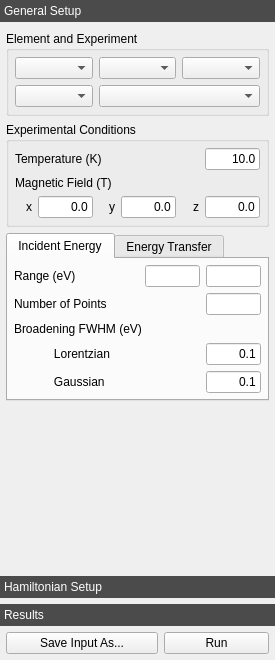
<?xml version="1.0" encoding="UTF-8"?>
<ui version="4.0">
 <class>quantyDockWidget</class>
 <widget class="QDockWidget" name="quantyDockWidget">
  <property name="geometry">
   <rect>
    <x>0</x>
    <y>0</y>
    <width>275</width>
    <height>660</height>
   </rect>
  </property>
  <property name="sizePolicy">
   <sizepolicy hsizetype="Fixed" vsizetype="Preferred">
    <horstretch>0</horstretch>
    <verstretch>0</verstretch>
   </sizepolicy>
  </property>
  <property name="minimumSize">
   <size>
    <width>275</width>
    <height>340</height>
   </size>
  </property>
  <property name="styleSheet">
   <string notr="true">QToolBox::tab {
    background-color: rgb(75, 75, 75);
    color: white;
}
</string>
  </property>
  <property name="features">
   <set>QDockWidget::DockWidgetFloatable|QDockWidget::DockWidgetMovable</set>
  </property>
  <property name="allowedAreas">
   <set>Qt::LeftDockWidgetArea|Qt::RightDockWidgetArea</set>
  </property>
  <property name="windowTitle">
   <string>Quanty</string>
  </property>
  <widget class="QWidget" name="dockWidgetContents">
   <layout class="QVBoxLayout" name="_5">
    <property name="spacing">
     <number>0</number>
    </property>
    <property name="leftMargin">
     <number>0</number>
    </property>
    <property name="topMargin">
     <number>0</number>
    </property>
    <property name="rightMargin">
     <number>0</number>
    </property>
    <property name="bottomMargin">
     <number>0</number>
    </property>
    <item>
     <widget class="QToolBox" name="quantyToolBox">
      <property name="lineWidth">
       <number>0</number>
      </property>
      <property name="tabSpacing">
       <number>6</number>
      </property>
      <widget class="QWidget" name="generalPage">
       <property name="geometry">
        <rect>
         <x>0</x>
         <y>0</y>
         <width>275</width>
         <height>514</height>
        </rect>
       </property>
       <attribute name="label">
        <string>General Setup</string>
       </attribute>
       <layout class="QVBoxLayout" name="verticalLayout">
        <property name="leftMargin">
         <number>6</number>
        </property>
        <property name="topMargin">
         <number>3</number>
        </property>
        <property name="rightMargin">
         <number>6</number>
        </property>
        <property name="bottomMargin">
         <number>3</number>
        </property>
        <item>
         <widget class="QGroupBox" name="groupBox_3">
          <property name="title">
           <string>Element and Experiment</string>
          </property>
          <layout class="QGridLayout" name="gridLayout_3">
           <property name="leftMargin">
            <number>6</number>
           </property>
           <property name="topMargin">
            <number>6</number>
           </property>
           <property name="rightMargin">
            <number>6</number>
           </property>
           <property name="bottomMargin">
            <number>6</number>
           </property>
           <property name="verticalSpacing">
            <number>6</number>
           </property>
           <item row="0" column="2">
            <widget class="ComboBox" name="symmetryComboBox">
             <property name="sizePolicy">
              <sizepolicy hsizetype="Ignored" vsizetype="Fixed">
               <horstretch>0</horstretch>
               <verstretch>0</verstretch>
              </sizepolicy>
             </property>
            </widget>
           </item>
           <item row="0" column="0">
            <widget class="ComboBox" name="elementComboBox">
             <property name="sizePolicy">
              <sizepolicy hsizetype="Ignored" vsizetype="Fixed">
               <horstretch>0</horstretch>
               <verstretch>0</verstretch>
              </sizepolicy>
             </property>
            </widget>
           </item>
           <item row="0" column="1">
            <widget class="ComboBox" name="chargeComboBox">
             <property name="sizePolicy">
              <sizepolicy hsizetype="Ignored" vsizetype="Fixed">
               <horstretch>0</horstretch>
               <verstretch>0</verstretch>
              </sizepolicy>
             </property>
            </widget>
           </item>
           <item row="1" column="0">
            <widget class="ComboBox" name="experimentComboBox">
             <property name="sizePolicy">
              <sizepolicy hsizetype="Ignored" vsizetype="Fixed">
               <horstretch>0</horstretch>
               <verstretch>0</verstretch>
              </sizepolicy>
             </property>
            </widget>
           </item>
           <item row="1" column="1" colspan="2">
            <widget class="ComboBox" name="edgeComboBox">
             <property name="sizePolicy">
              <sizepolicy hsizetype="Ignored" vsizetype="Fixed">
               <horstretch>0</horstretch>
               <verstretch>0</verstretch>
              </sizepolicy>
             </property>
            </widget>
           </item>
          </layout>
         </widget>
        </item>
        <item>
         <widget class="QGroupBox" name="groupBox">
          <property name="title">
           <string>Experimental Conditions</string>
          </property>
          <layout class="QVBoxLayout" name="experimentalConditionsVerticalLayout">
           <property name="spacing">
            <number>6</number>
           </property>
           <property name="leftMargin">
            <number>6</number>
           </property>
           <property name="topMargin">
            <number>6</number>
           </property>
           <property name="rightMargin">
            <number>6</number>
           </property>
           <property name="bottomMargin">
            <number>6</number>
           </property>
           <item>
            <layout class="QHBoxLayout" name="_6">
             <item>
              <widget class="QLabel" name="temperatureLabel">
               <property name="sizePolicy">
                <sizepolicy hsizetype="Preferred" vsizetype="Preferred">
                 <horstretch>0</horstretch>
                 <verstretch>0</verstretch>
                </sizepolicy>
               </property>
               <property name="text">
                <string>Temperature (K)</string>
               </property>
              </widget>
             </item>
             <item>
              <widget class="QLineEdit" name="temperatureLineEdit">
               <property name="sizePolicy">
                <sizepolicy hsizetype="Preferred" vsizetype="Fixed">
                 <horstretch>0</horstretch>
                 <verstretch>0</verstretch>
                </sizepolicy>
               </property>
               <property name="maximumSize">
                <size>
                 <width>55</width>
                 <height>16777215</height>
                </size>
               </property>
               <property name="text">
                <string>10.0</string>
               </property>
               <property name="alignment">
                <set>Qt::AlignRight|Qt::AlignTrailing|Qt::AlignVCenter</set>
               </property>
              </widget>
             </item>
            </layout>
           </item>
           <item>
            <widget class="QLabel" name="magneticFieldLabel">
             <property name="text">
              <string>Magnetic Field (T)</string>
             </property>
            </widget>
           </item>
           <item>
            <layout class="QHBoxLayout" name="_4">
             <item>
              <widget class="QLabel" name="magneticFieldXLabel">
               <property name="sizePolicy">
                <sizepolicy hsizetype="Preferred" vsizetype="Preferred">
                 <horstretch>0</horstretch>
                 <verstretch>0</verstretch>
                </sizepolicy>
               </property>
               <property name="text">
                <string>x</string>
               </property>
               <property name="alignment">
                <set>Qt::AlignRight|Qt::AlignTrailing|Qt::AlignVCenter</set>
               </property>
              </widget>
             </item>
             <item>
              <widget class="QLineEdit" name="magneticFieldXLineEdit">
               <property name="sizePolicy">
                <sizepolicy hsizetype="MinimumExpanding" vsizetype="Fixed">
                 <horstretch>0</horstretch>
                 <verstretch>0</verstretch>
                </sizepolicy>
               </property>
               <property name="maximumSize">
                <size>
                 <width>55</width>
                 <height>16777215</height>
                </size>
               </property>
               <property name="text">
                <string>0.0</string>
               </property>
               <property name="alignment">
                <set>Qt::AlignRight|Qt::AlignTrailing|Qt::AlignVCenter</set>
               </property>
              </widget>
             </item>
             <item>
              <widget class="QLabel" name="magneticFieldYLabel">
               <property name="sizePolicy">
                <sizepolicy hsizetype="Preferred" vsizetype="Preferred">
                 <horstretch>0</horstretch>
                 <verstretch>0</verstretch>
                </sizepolicy>
               </property>
               <property name="text">
                <string>y</string>
               </property>
               <property name="alignment">
                <set>Qt::AlignRight|Qt::AlignTrailing|Qt::AlignVCenter</set>
               </property>
              </widget>
             </item>
             <item>
              <widget class="QLineEdit" name="magneticFieldYLineEdit">
               <property name="sizePolicy">
                <sizepolicy hsizetype="MinimumExpanding" vsizetype="Fixed">
                 <horstretch>0</horstretch>
                 <verstretch>0</verstretch>
                </sizepolicy>
               </property>
               <property name="maximumSize">
                <size>
                 <width>55</width>
                 <height>16777215</height>
                </size>
               </property>
               <property name="text">
                <string>0.0</string>
               </property>
               <property name="alignment">
                <set>Qt::AlignRight|Qt::AlignTrailing|Qt::AlignVCenter</set>
               </property>
              </widget>
             </item>
             <item>
              <widget class="QLabel" name="magneticFieldZLabel">
               <property name="sizePolicy">
                <sizepolicy hsizetype="Preferred" vsizetype="Preferred">
                 <horstretch>0</horstretch>
                 <verstretch>0</verstretch>
                </sizepolicy>
               </property>
               <property name="text">
                <string> z</string>
               </property>
               <property name="alignment">
                <set>Qt::AlignRight|Qt::AlignTrailing|Qt::AlignVCenter</set>
               </property>
              </widget>
             </item>
             <item>
              <widget class="QLineEdit" name="magneticFieldZLineEdit">
               <property name="sizePolicy">
                <sizepolicy hsizetype="MinimumExpanding" vsizetype="Fixed">
                 <horstretch>0</horstretch>
                 <verstretch>0</verstretch>
                </sizepolicy>
               </property>
               <property name="maximumSize">
                <size>
                 <width>55</width>
                 <height>16777215</height>
                </size>
               </property>
               <property name="text">
                <string>0.0</string>
               </property>
               <property name="alignment">
                <set>Qt::AlignRight|Qt::AlignTrailing|Qt::AlignVCenter</set>
               </property>
              </widget>
             </item>
            </layout>
           </item>
          </layout>
         </widget>
        </item>
        <item>
         <widget class="QTabWidget" name="energiesTabWidget">
          <property name="sizePolicy">
           <sizepolicy hsizetype="Expanding" vsizetype="Fixed">
            <horstretch>0</horstretch>
            <verstretch>0</verstretch>
           </sizepolicy>
          </property>
          <property name="currentIndex">
           <number>0</number>
          </property>
          <property name="movable">
           <bool>true</bool>
          </property>
          <widget class="QWidget" name="e1Tab">
           <attribute name="title">
            <string>Incident Energy</string>
           </attribute>
           <layout class="QVBoxLayout" name="_15">
            <property name="spacing">
             <number>6</number>
            </property>
            <property name="leftMargin">
             <number>6</number>
            </property>
            <property name="topMargin">
             <number>6</number>
            </property>
            <property name="rightMargin">
             <number>6</number>
            </property>
            <property name="bottomMargin">
             <number>6</number>
            </property>
            <item>
             <layout class="QHBoxLayout" name="_10">
              <item>
               <widget class="QLabel" name="e1RangeLabel">
                <property name="text">
                 <string>Range (eV)</string>
                </property>
               </widget>
              </item>
              <item>
               <widget class="QLineEdit" name="e1MinLineEdit">
                <property name="sizePolicy">
                 <sizepolicy hsizetype="Fixed" vsizetype="Fixed">
                  <horstretch>0</horstretch>
                  <verstretch>0</verstretch>
                 </sizepolicy>
                </property>
                <property name="maximumSize">
                 <size>
                  <width>55</width>
                  <height>16777215</height>
                 </size>
                </property>
                <property name="alignment">
                 <set>Qt::AlignRight|Qt::AlignTrailing|Qt::AlignVCenter</set>
                </property>
               </widget>
              </item>
              <item>
               <widget class="QLineEdit" name="e1MaxLineEdit">
                <property name="sizePolicy">
                 <sizepolicy hsizetype="Fixed" vsizetype="Fixed">
                  <horstretch>0</horstretch>
                  <verstretch>0</verstretch>
                 </sizepolicy>
                </property>
                <property name="maximumSize">
                 <size>
                  <width>55</width>
                  <height>16777215</height>
                 </size>
                </property>
                <property name="alignment">
                 <set>Qt::AlignRight|Qt::AlignTrailing|Qt::AlignVCenter</set>
                </property>
               </widget>
              </item>
             </layout>
            </item>
            <item>
             <layout class="QHBoxLayout" name="_11">
              <item>
               <widget class="QLabel" name="e1NPointslabel">
                <property name="text">
                 <string>Number of Points</string>
                </property>
               </widget>
              </item>
              <item>
               <widget class="QLineEdit" name="e1NPointsLineEdit">
                <property name="sizePolicy">
                 <sizepolicy hsizetype="Fixed" vsizetype="Fixed">
                  <horstretch>0</horstretch>
                  <verstretch>0</verstretch>
                 </sizepolicy>
                </property>
                <property name="maximumSize">
                 <size>
                  <width>55</width>
                  <height>16777215</height>
                 </size>
                </property>
                <property name="alignment">
                 <set>Qt::AlignRight|Qt::AlignTrailing|Qt::AlignVCenter</set>
                </property>
               </widget>
              </item>
             </layout>
            </item>
            <item>
             <widget class="QLabel" name="e1BroadeningLabel">
              <property name="text">
               <string>Broadening FWHM (eV)</string>
              </property>
             </widget>
            </item>
            <item>
             <layout class="QHBoxLayout" name="_12">
              <item>
               <widget class="QLabel" name="e1LorentzianLabel">
                <property name="text">
                 <string>            Lorentzian</string>
                </property>
               </widget>
              </item>
              <item>
               <widget class="QLineEdit" name="e1LorentzianLineEdit">
                <property name="sizePolicy">
                 <sizepolicy hsizetype="Fixed" vsizetype="Fixed">
                  <horstretch>0</horstretch>
                  <verstretch>0</verstretch>
                 </sizepolicy>
                </property>
                <property name="maximumSize">
                 <size>
                  <width>55</width>
                  <height>16777215</height>
                 </size>
                </property>
                <property name="toolTip">
                 <string>Full width at half maximum of the lifetime broadening.</string>
                </property>
                <property name="text">
                 <string>0.1</string>
                </property>
                <property name="alignment">
                 <set>Qt::AlignRight|Qt::AlignTrailing|Qt::AlignVCenter</set>
                </property>
               </widget>
              </item>
             </layout>
            </item>
            <item>
             <layout class="QHBoxLayout" name="_13">
              <item>
               <widget class="QLabel" name="e1GaussianLabel">
                <property name="text">
                 <string>            Gaussian</string>
                </property>
               </widget>
              </item>
              <item>
               <widget class="QLineEdit" name="e1GaussianLineEdit">
                <property name="sizePolicy">
                 <sizepolicy hsizetype="Fixed" vsizetype="Fixed">
                  <horstretch>0</horstretch>
                  <verstretch>0</verstretch>
                 </sizepolicy>
                </property>
                <property name="maximumSize">
                 <size>
                  <width>55</width>
                  <height>16777215</height>
                 </size>
                </property>
                <property name="text">
                 <string>0.1</string>
                </property>
                <property name="alignment">
                 <set>Qt::AlignRight|Qt::AlignTrailing|Qt::AlignVCenter</set>
                </property>
               </widget>
              </item>
             </layout>
            </item>
           </layout>
          </widget>
          <widget class="QWidget" name="e2Tab">
           <attribute name="title">
            <string>Energy Transfer</string>
           </attribute>
           <layout class="QVBoxLayout" name="_16">
            <property name="spacing">
             <number>6</number>
            </property>
            <property name="leftMargin">
             <number>6</number>
            </property>
            <property name="topMargin">
             <number>6</number>
            </property>
            <property name="rightMargin">
             <number>6</number>
            </property>
            <property name="bottomMargin">
             <number>6</number>
            </property>
            <item>
             <layout class="QHBoxLayout" name="_14">
              <item>
               <widget class="QLabel" name="e2RangeLabel">
                <property name="text">
                 <string>Range (eV)</string>
                </property>
               </widget>
              </item>
              <item>
               <widget class="QLineEdit" name="e2MinLineEdit">
                <property name="sizePolicy">
                 <sizepolicy hsizetype="Fixed" vsizetype="Fixed">
                  <horstretch>0</horstretch>
                  <verstretch>0</verstretch>
                 </sizepolicy>
                </property>
                <property name="maximumSize">
                 <size>
                  <width>55</width>
                  <height>16777215</height>
                 </size>
                </property>
                <property name="alignment">
                 <set>Qt::AlignRight|Qt::AlignTrailing|Qt::AlignVCenter</set>
                </property>
               </widget>
              </item>
              <item>
               <widget class="QLineEdit" name="e2MaxLineEdit">
                <property name="sizePolicy">
                 <sizepolicy hsizetype="Fixed" vsizetype="Fixed">
                  <horstretch>0</horstretch>
                  <verstretch>0</verstretch>
                 </sizepolicy>
                </property>
                <property name="maximumSize">
                 <size>
                  <width>55</width>
                  <height>16777215</height>
                 </size>
                </property>
                <property name="alignment">
                 <set>Qt::AlignRight|Qt::AlignTrailing|Qt::AlignVCenter</set>
                </property>
               </widget>
              </item>
             </layout>
            </item>
            <item>
             <layout class="QHBoxLayout" name="_17">
              <item>
               <widget class="QLabel" name="e2NPointsLabel">
                <property name="minimumSize">
                 <size>
                  <width>55</width>
                  <height>0</height>
                 </size>
                </property>
                <property name="text">
                 <string>Number of Points</string>
                </property>
               </widget>
              </item>
              <item>
               <widget class="QLineEdit" name="e2NPointsLineEdit">
                <property name="sizePolicy">
                 <sizepolicy hsizetype="Fixed" vsizetype="Fixed">
                  <horstretch>0</horstretch>
                  <verstretch>0</verstretch>
                 </sizepolicy>
                </property>
                <property name="maximumSize">
                 <size>
                  <width>55</width>
                  <height>16777215</height>
                 </size>
                </property>
                <property name="alignment">
                 <set>Qt::AlignRight|Qt::AlignTrailing|Qt::AlignVCenter</set>
                </property>
               </widget>
              </item>
             </layout>
            </item>
            <item>
             <widget class="QLabel" name="e2BroadeningLabel">
              <property name="text">
               <string>Broadening FWHM (eV)</string>
              </property>
             </widget>
            </item>
            <item>
             <layout class="QHBoxLayout" name="_18">
              <item>
               <widget class="QLabel" name="e2LorentzianLabel">
                <property name="text">
                 <string>            Lorentzian</string>
                </property>
               </widget>
              </item>
              <item>
               <widget class="QLineEdit" name="e2LorentzianLineEdit">
                <property name="sizePolicy">
                 <sizepolicy hsizetype="Fixed" vsizetype="Fixed">
                  <horstretch>0</horstretch>
                  <verstretch>0</verstretch>
                 </sizepolicy>
                </property>
                <property name="maximumSize">
                 <size>
                  <width>55</width>
                  <height>16777215</height>
                 </size>
                </property>
                <property name="text">
                 <string>0.1</string>
                </property>
                <property name="alignment">
                 <set>Qt::AlignRight|Qt::AlignTrailing|Qt::AlignVCenter</set>
                </property>
               </widget>
              </item>
             </layout>
            </item>
            <item>
             <layout class="QHBoxLayout" name="_19">
              <item>
               <widget class="QLabel" name="e2GaussianLabel">
                <property name="text">
                 <string>            Gaussian</string>
                </property>
               </widget>
              </item>
              <item>
               <widget class="QLineEdit" name="e2GaussianLineEdit">
                <property name="sizePolicy">
                 <sizepolicy hsizetype="Fixed" vsizetype="Fixed">
                  <horstretch>0</horstretch>
                  <verstretch>0</verstretch>
                 </sizepolicy>
                </property>
                <property name="maximumSize">
                 <size>
                  <width>55</width>
                  <height>16777215</height>
                 </size>
                </property>
                <property name="text">
                 <string>0.1</string>
                </property>
                <property name="alignment">
                 <set>Qt::AlignRight|Qt::AlignTrailing|Qt::AlignVCenter</set>
                </property>
               </widget>
              </item>
             </layout>
            </item>
           </layout>
          </widget>
         </widget>
        </item>
        <item>
         <spacer name="spacer">
          <property name="orientation">
           <enum>Qt::Vertical</enum>
          </property>
          <property name="sizeHint" stdset="0">
           <size>
            <width>20</width>
            <height>40</height>
           </size>
          </property>
         </spacer>
        </item>
       </layout>
      </widget>
      <widget class="QWidget" name="hamiltonianPage">
       <property name="enabled">
        <bool>true</bool>
       </property>
       <property name="geometry">
        <rect>
         <x>0</x>
         <y>0</y>
         <width>275</width>
         <height>514</height>
        </rect>
       </property>
       <attribute name="label">
        <string>Hamiltonian Setup</string>
       </attribute>
       <layout class="QVBoxLayout" name="_9">
        <property name="spacing">
         <number>6</number>
        </property>
        <property name="leftMargin">
         <number>6</number>
        </property>
        <property name="topMargin">
         <number>3</number>
        </property>
        <property name="rightMargin">
         <number>6</number>
        </property>
        <property name="bottomMargin">
         <number>3</number>
        </property>
        <item>
         <layout class="QVBoxLayout" name="_2">
          <property name="leftMargin">
           <number>0</number>
          </property>
          <property name="topMargin">
           <number>0</number>
          </property>
          <property name="rightMargin">
           <number>0</number>
          </property>
          <property name="bottomMargin">
           <number>0</number>
          </property>
          <item>
           <widget class="QGroupBox" name="groupBox_2">
            <property name="title">
             <string>States and Scaling Factors</string>
            </property>
            <layout class="QVBoxLayout" name="verticalLayout_3">
             <property name="spacing">
              <number>6</number>
             </property>
             <property name="leftMargin">
              <number>6</number>
             </property>
             <property name="topMargin">
              <number>6</number>
             </property>
             <property name="rightMargin">
              <number>6</number>
             </property>
             <property name="bottomMargin">
              <number>6</number>
             </property>
             <item>
              <layout class="QHBoxLayout" name="_3">
               <item>
                <widget class="QLabel" name="nPsisLabel">
                 <property name="text">
                  <string>Number of States</string>
                 </property>
                </widget>
               </item>
               <item>
                <widget class="QCheckBox" name="nPsisCheckBox">
                 <property name="sizePolicy">
                  <sizepolicy hsizetype="Fixed" vsizetype="Fixed">
                   <horstretch>0</horstretch>
                   <verstretch>0</verstretch>
                  </sizepolicy>
                 </property>
                 <property name="text">
                  <string>Auto</string>
                 </property>
                 <property name="checked">
                  <bool>true</bool>
                 </property>
                </widget>
               </item>
               <item>
                <widget class="QLineEdit" name="nPsisLineEdit">
                 <property name="enabled">
                  <bool>false</bool>
                 </property>
                 <property name="sizePolicy">
                  <sizepolicy hsizetype="Fixed" vsizetype="Fixed">
                   <horstretch>0</horstretch>
                   <verstretch>0</verstretch>
                  </sizepolicy>
                 </property>
                 <property name="maximumSize">
                  <size>
                   <width>50</width>
                   <height>16777215</height>
                  </size>
                 </property>
                 <property name="text">
                  <string>1</string>
                 </property>
                 <property name="alignment">
                  <set>Qt::AlignRight|Qt::AlignTrailing|Qt::AlignVCenter</set>
                 </property>
                </widget>
               </item>
              </layout>
             </item>
             <item>
              <widget class="QLabel" name="scaleFactorLabel">
               <property name="text">
                <string>Scale Factors for Intergals</string>
               </property>
              </widget>
             </item>
             <item>
              <layout class="QHBoxLayout" name="_8">
               <item>
                <widget class="QLabel" name="gkLabel">
                 <property name="sizePolicy">
                  <sizepolicy hsizetype="Preferred" vsizetype="Preferred">
                   <horstretch>0</horstretch>
                   <verstretch>0</verstretch>
                  </sizepolicy>
                 </property>
                 <property name="text">
                  <string>Fk</string>
                 </property>
                 <property name="alignment">
                  <set>Qt::AlignRight|Qt::AlignTrailing|Qt::AlignVCenter</set>
                 </property>
                </widget>
               </item>
               <item>
                <widget class="QLineEdit" name="fkLineEdit">
                 <property name="sizePolicy">
                  <sizepolicy hsizetype="Fixed" vsizetype="Fixed">
                   <horstretch>0</horstretch>
                   <verstretch>0</verstretch>
                  </sizepolicy>
                 </property>
                 <property name="maximumSize">
                  <size>
                   <width>50</width>
                   <height>16777215</height>
                  </size>
                 </property>
                 <property name="text">
                  <string>0.8</string>
                 </property>
                 <property name="alignment">
                  <set>Qt::AlignRight|Qt::AlignTrailing|Qt::AlignVCenter</set>
                 </property>
                </widget>
               </item>
               <item>
                <widget class="QLabel" name="fkLabel">
                 <property name="text">
                  <string> Gk</string>
                 </property>
                 <property name="alignment">
                  <set>Qt::AlignRight|Qt::AlignTrailing|Qt::AlignVCenter</set>
                 </property>
                </widget>
               </item>
               <item>
                <widget class="QLineEdit" name="gkLineEdit">
                 <property name="sizePolicy">
                  <sizepolicy hsizetype="Fixed" vsizetype="Fixed">
                   <horstretch>0</horstretch>
                   <verstretch>0</verstretch>
                  </sizepolicy>
                 </property>
                 <property name="maximumSize">
                  <size>
                   <width>50</width>
                   <height>16777215</height>
                  </size>
                 </property>
                 <property name="text">
                  <string>0.8</string>
                 </property>
                 <property name="alignment">
                  <set>Qt::AlignRight|Qt::AlignTrailing|Qt::AlignVCenter</set>
                 </property>
                </widget>
               </item>
               <item>
                <widget class="QLabel" name="zetaLabel">
                 <property name="text">
                  <string>ζ</string>
                 </property>
                 <property name="alignment">
                  <set>Qt::AlignRight|Qt::AlignTrailing|Qt::AlignVCenter</set>
                 </property>
                </widget>
               </item>
               <item>
                <widget class="QLineEdit" name="zetaLineEdit">
                 <property name="sizePolicy">
                  <sizepolicy hsizetype="Fixed" vsizetype="Fixed">
                   <horstretch>0</horstretch>
                   <verstretch>0</verstretch>
                  </sizepolicy>
                 </property>
                 <property name="maximumSize">
                  <size>
                   <width>50</width>
                   <height>16777215</height>
                  </size>
                 </property>
                 <property name="text">
                  <string>1.0</string>
                 </property>
                 <property name="alignment">
                  <set>Qt::AlignRight|Qt::AlignTrailing|Qt::AlignVCenter</set>
                 </property>
                </widget>
               </item>
              </layout>
             </item>
            </layout>
           </widget>
          </item>
         </layout>
        </item>
        <item>
         <widget class="QSplitter" name="hamiltonianSplitter">
          <property name="lineWidth">
           <number>0</number>
          </property>
          <property name="orientation">
           <enum>Qt::Vertical</enum>
          </property>
          <property name="handleWidth">
           <number>6</number>
          </property>
          <property name="childrenCollapsible">
           <bool>false</bool>
          </property>
          <widget class="QListView" name="hamiltonianTermsView">
           <property name="enabled">
            <bool>true</bool>
           </property>
           <property name="toolTip">
            <string>Left-click to display the parameters of a Hamiltonian term.</string>
           </property>
           <property name="frameShape">
            <enum>QFrame::StyledPanel</enum>
           </property>
           <property name="tabKeyNavigation">
            <bool>true</bool>
           </property>
           <property name="alternatingRowColors">
            <bool>true</bool>
           </property>
           <property name="isWrapping" stdset="0">
            <bool>false</bool>
           </property>
          </widget>
          <widget class="TreeView" name="hamiltonianParametersView">
           <property name="toolTip">
            <string>Double-click to edit the value or the scaling of a parameter.</string>
           </property>
           <property name="frameShape">
            <enum>QFrame::StyledPanel</enum>
           </property>
           <property name="alternatingRowColors">
            <bool>true</bool>
           </property>
           <property name="indentation">
            <number>15</number>
           </property>
          </widget>
         </widget>
        </item>
       </layout>
      </widget>
      <widget class="QWidget" name="resultsPage">
       <property name="geometry">
        <rect>
         <x>0</x>
         <y>0</y>
         <width>275</width>
         <height>514</height>
        </rect>
       </property>
       <attribute name="label">
        <string>Results</string>
       </attribute>
       <layout class="QVBoxLayout" name="_7">
        <property name="leftMargin">
         <number>6</number>
        </property>
        <property name="topMargin">
         <number>3</number>
        </property>
        <property name="rightMargin">
         <number>6</number>
        </property>
        <property name="bottomMargin">
         <number>3</number>
        </property>
        <item>
         <widget class="QListView" name="resultsView">
          <property name="frameShape">
           <enum>QFrame::StyledPanel</enum>
          </property>
          <property name="lineWidth">
           <number>0</number>
          </property>
          <property name="alternatingRowColors">
           <bool>true</bool>
          </property>
         </widget>
        </item>
       </layout>
      </widget>
     </widget>
    </item>
    <item>
     <layout class="QHBoxLayout" name="buttonsLayout">
      <property name="spacing">
       <number>6</number>
      </property>
      <property name="leftMargin">
       <number>6</number>
      </property>
      <property name="topMargin">
       <number>6</number>
      </property>
      <property name="rightMargin">
       <number>6</number>
      </property>
      <property name="bottomMargin">
       <number>6</number>
      </property>
      <item>
       <widget class="QPushButton" name="saveInputAsPushButton">
        <property name="toolTip">
         <string>Save a Quanty input file</string>
        </property>
        <property name="text">
         <string>Save Input As...</string>
        </property>
        <property name="icon">
         <iconset>
          <normaloff>../icons/save.svg</normaloff>../icons/save.svg</iconset>
        </property>
        <property name="iconSize">
         <size>
          <width>16</width>
          <height>16</height>
         </size>
        </property>
       </widget>
      </item>
      <item>
       <widget class="QPushButton" name="calculationPushButton">
        <property name="sizePolicy">
         <sizepolicy hsizetype="Maximum" vsizetype="Fixed">
          <horstretch>0</horstretch>
          <verstretch>0</verstretch>
         </sizepolicy>
        </property>
        <property name="maximumSize">
         <size>
          <width>105</width>
          <height>16777215</height>
         </size>
        </property>
        <property name="toolTip">
         <string>Run Quanty</string>
        </property>
        <property name="text">
         <string>Run</string>
        </property>
        <property name="icon">
         <iconset>
          <normaloff>../icons/play.svg</normaloff>../icons/play.svg</iconset>
        </property>
        <property name="iconSize">
         <size>
          <width>16</width>
          <height>16</height>
         </size>
        </property>
        <property name="checkable">
         <bool>false</bool>
        </property>
       </widget>
      </item>
     </layout>
    </item>
   </layout>
  </widget>
 </widget>
 <customwidgets>
  <customwidget>
   <class>TreeView</class>
   <extends>QTreeView</extends>
   <header>.views.treeview</header>
  </customwidget>
  <customwidget>
   <class>ComboBox</class>
   <extends>QComboBox</extends>
   <header>.widgets.combobox</header>
  </customwidget>
 </customwidgets>
 <resources/>
 <connections/>
</ui>
